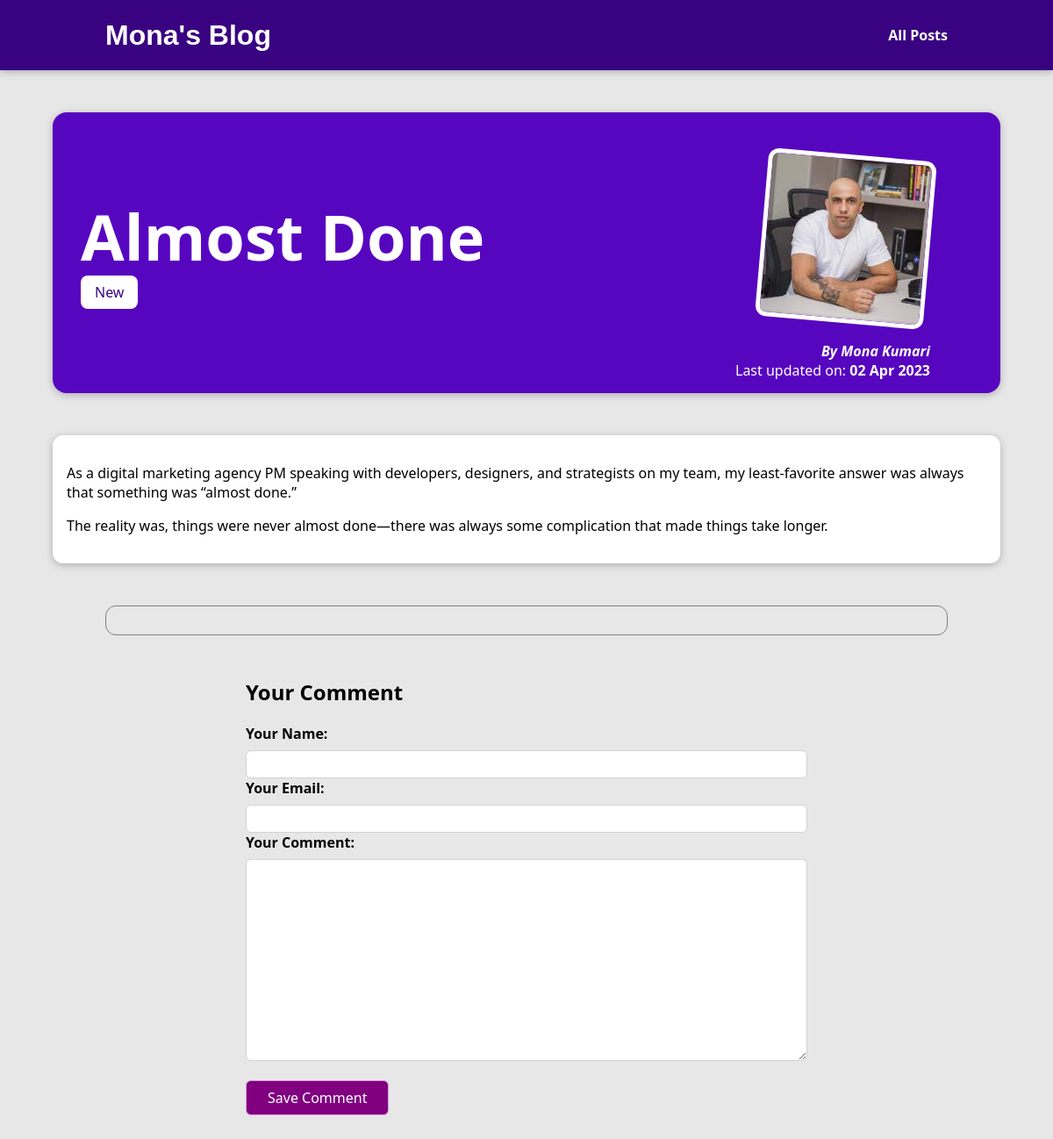
/posts/almost-done, run on the app's committed database.
### blog/models.py (models this page shows, shortened)
class Post(models.Model):
    title = models.CharField(max_length=30)
    excerpt = models.CharField(max_length=200)
    image = models.ImageField(upload_to="posts",null=True)
    date = models.DateField(auto_now=True)
    slug = models.SlugField(unique=True, db_index=True)
    content = models.TextField(validators=[MinLengthValidator(10)])
    author = models.ForeignKey(Author, null=True, on_delete=models.SET_NULL, related_name='posts')
    tags = models.ManyToManyField(Tag)

class Tag(models.Model):
    caption = models.CharField(max_length=20)

class Author(models.Model):
    first_name = models.CharField(max_length=100)
    last_name = models.CharField(max_length=100)
    email_address = models.EmailField()
    def full_name(self):
        return f"{self.first_name} {self.last_name}"
    def __str__(self):
        return self.full_name()

### blog/views.py (the view)
# urls.py: path("posts/<slug:slug>",views.post_details,name="post_details"),
def post_details(request,slug):
    identified_post = get_object_or_404(Post,slug=slug)
    com=identified_post.comments.all().order_by("-id")
    if request.method == "POST":
        comment_form=CommentForm(request.POST)
        if comment_form.is_valid():
            comment=comment_form.save(commit=False)
            comment.post = identified_post
            comment.save()
            return HttpResponseRedirect(reverse("post_details",args=[slug]))
    else:
        comment_form = CommentForm()
        return render(request,'post-detail.html',{'singlepost':identified_post,"post_tags":identified_post.tags.all(),"form":comment_form,'comments':com})

### blog/forms.py
class CommentForm(forms.ModelForm):
    class Meta:
        model=comment
        exclude =["post"]
        labels={"user_name":"Your Name","user_email":"Your Email","comment_text":"Your Comment"}

### blog/templates/post-detail.html (shortened to what this page needs)
<!DOCTYPE html>
{% extends 'index.html' %}
{% load static %}
{% block css_files %}
    <link rel="stylesheet" href="{% static 'blog/home.css' %}">
    <link rel="stylesheet" href="{% static 'blog/post.css'%}">
    <link rel="stylesheet" href="{% static 'blog/postdetail.css' %}">
    <link rel="stylesheet" href="{% static 'blog/comment.css' %}">
{% endblock %}
{% block content %}
    <section id="summary">
        <h2>{{singlepost.title}}</h2>
        <div>
            {% for tag in post_tags %}
                <span class="tag">{{tag.caption}}</span>
            {% endfor %}
        </div>
        <article>
            <img src="{{singlepost.image.url}}" alt="{{singlepost.title}}">
            <address>By <a href="mailto:{{singlepost.author.email_address}}">{{singlepost.author}}</a></address>
            <div>
                Last updated on: <time>{{singlepost.date|date:"d M Y"}}</time>
            </div>
        </article>
    </section>
    <main>
        {{singlepost.content|linebreaks}}
    </main>
    <section id="comnt">
    </section>
    <section id="comment-form">
        <h2>Your Comment</h2>
        <form action="{% url 'post_details' singlepost.slug %}" method="POST">
            {% for field in form %}
            <div class="form-control {% if field.errors %}invalid{% endif %}">
                {{field.label_tag}}
                {{field}}
            </div>
            {% endfor %}
            <br>
            <button type="submit">Save Comment</button>
        </form>
    </section>
{% endblock %}

### static/app1.css (style rules this page uses)
* { box-sizing: border-box; }
html { font-family: 'Segoe UI', Tahoma, Geneva, Verdana, sans-serif; }
body { margin:0; }

### blog/static/blog/postdetail.css (style rules this page uses)
body { background-color: #e7e7e7; }
#summary { margin: 8rem auto 3rem auto; padding: 2rem; width:90%; max-width: 90rem; border-radius: 16px; background-color: #5706c0; position:relative; box-shadow:0 2px 8px rgba(0,0,0,0.25); height: 320px; }
#summary h2 { color:white; font-size: 4.5rem; margin-bottom:0.25rem; }
#summary article { position:absolute; top:2rem; right:3rem; padding:1rem 2rem; border-radius:12px; text-align:right; color:white; }
#summary article img { width:12rem; height: 12rem; border-radius:12px; transform: rotateZ(5deg); border:5px solid white; margin-bottom:1rem; }
#summary address { font-weight:bold; }
#summary a { color:white; text-decoration: none; }
#summary time { font-weight: bold; }
main { width:90%; max-width:90rem; margin:3rem auto; background-color: white; padding:1rem; border-radius: 12px; box-shadow: 0 2px 8px rgba(0,0,0,0.25); }
.tag { background-color: white; color:#390281; padding:0.5rem 1rem; border-radius: 8px; }
.form-control { margin-bottom:1 rem; }
.form-control label { font-weight: bold; margin-bottom: 0.5rem; display: block; }
.form-control input,.form-control textarea { display:block; width:100%; font: inherit; padding:0.25rem; border-radius:6px; border:1px solid lightgray; }
#comment-form { margin:3rem auto; width:90%; max-width: 40rem; border-radius: 12px; border-color: white; box-shadow:0 2px 8 px rgba(0,0,0,0.25); padding: 1 rem; }
#comment-form button { font:inherit; background-color: purple; color: white; border:1px solid plum; padding:0.5rem 1.5rem; border-radius: 6px; cursor: pointer; }

### blog/static/blog/comment.css (style rules this page uses)
#comnt { margin:3rem auto; width:90%; max-width: 60rem; border-radius: 12px; border-color: white; box-shadow:0 2px 8 px rgba(0,0,0,0.25); padding: 1px; border:1px solid grey; }

### data on the page
Post: title "Almost Done", image (picture), author "Mona Kumari", date "02 Apr 2023", content "As a digital marketing agency PM speaking with developers, designers, and strategists on my team, my least-favorite answer was always that something was “almost done.” The reality was, things were never almost done—there was always some complication that made things take longer."
Tag: caption "New"

### other printed values
{{ field.label_tag }} "Your Name:" "Your Email:" "Your Comment:"
